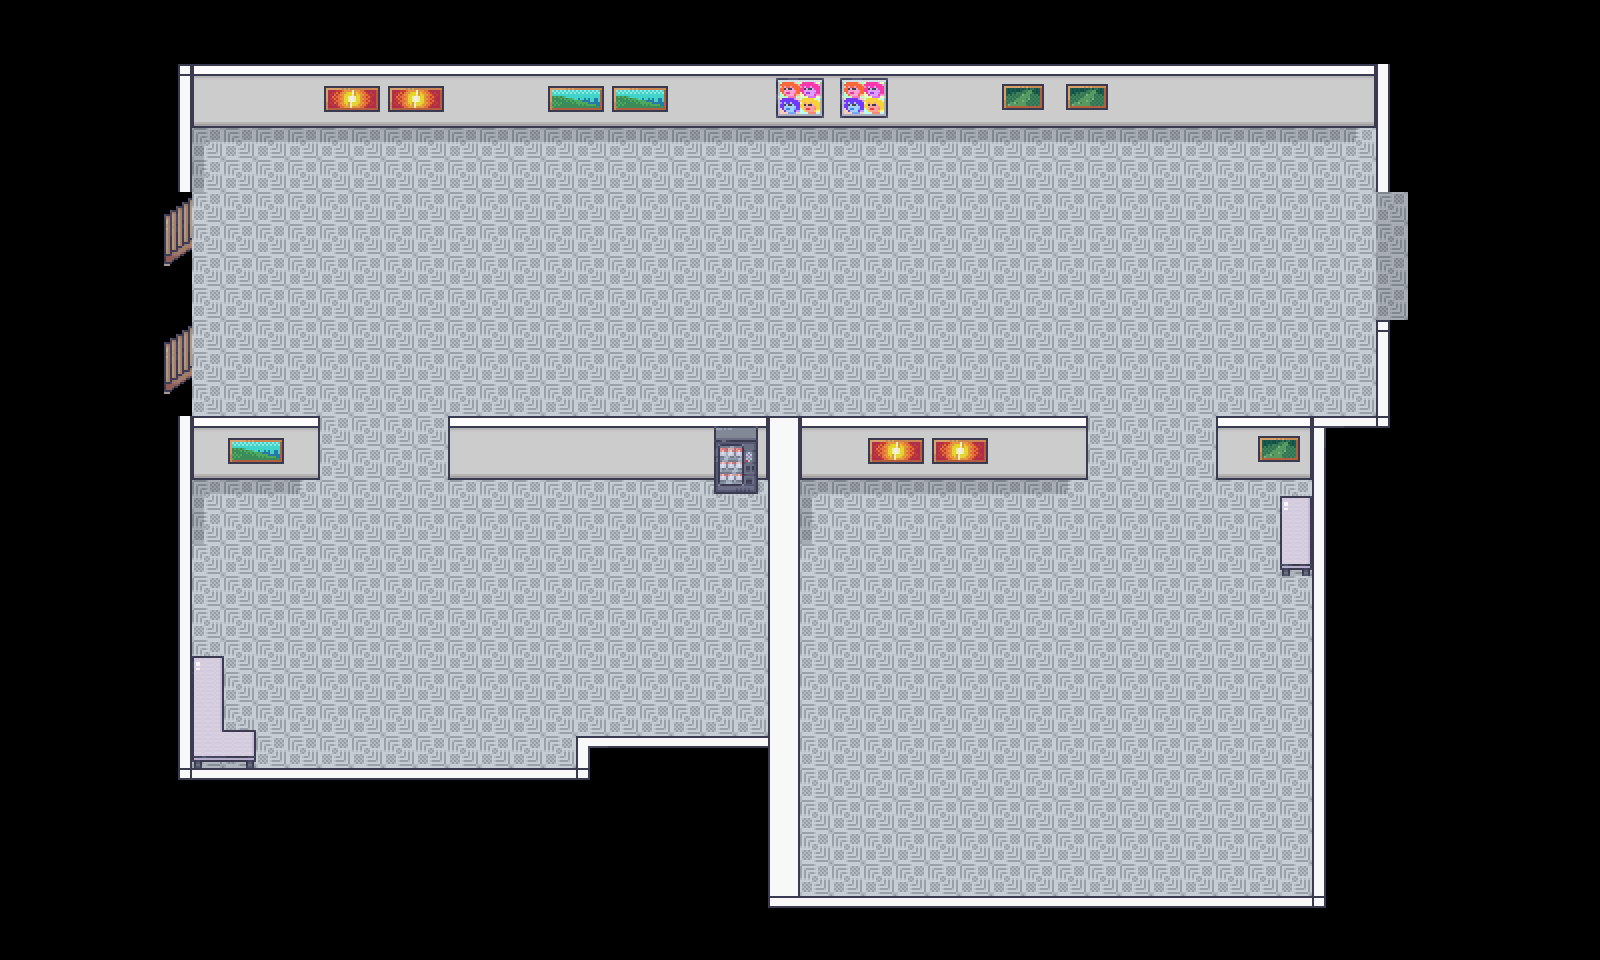

Tiled map render using the project's own tile images. Description and the map definition, with tile-layer contents summarised, below:
An orthogonal 50x30 tile map with 32x32 px tiles, 6 tile layers (Ground, vendingmachine, chair, table, ...), 9 tilesets.

<map version="1.0" orientation="orthogonal" renderorder="right-down" width="50" height="30" tilewidth="32" tileheight="32" nextobjectid="1">
 <tileset firstgid="1" name="Basement" tilewidth="32" tileheight="32" tilecount="800" columns="16">
  <image source="assets/Basement.png" width="512" height="1600" />
 </tileset>
 <tileset firstgid="801" name="chair" tilewidth="32" tileheight="32" tilecount="46" columns="1">
  <image source="assets/chair.png" width="32" height="1472" />
 </tileset>
 <tileset firstgid="847" name="computer" tilewidth="32" tileheight="32" tilecount="30" columns="15">
  <image source="assets/computer.png" width="480" height="64" />
 </tileset>
 <tileset firstgid="877" name="Classroom_and_library" tilewidth="32" tileheight="32" tilecount="544" columns="16">
  <image source="assets/Classroom_and_library.png" width="512" height="1088" />
 </tileset>
 <tileset firstgid="1421" name="Generic" tilewidth="32" tileheight="32" tilecount="1248" columns="16">
  <image source="assets/Generic.png" width="512" height="2496" />
 </tileset>
 <tileset firstgid="2669" name="Modern_Office_Black_Shadow" tilewidth="32" tileheight="32" tilecount="848" columns="16">
  <image source="assets/Modern_Office_Black_Shadow.png" width="512" height="1696" />
 </tileset>
 <tileset firstgid="3517" name="vendingmachine" tilewidth="32" tileheight="32" tilecount="2" columns="1">
  <image source="assets/vendingmachine.png" width="48" height="72" />
 </tileset>
 <tileset firstgid="3519" name="whiteboard" tilewidth="32" tileheight="32" tilecount="12" columns="2">
  <image source="assets/whiteboard.png" width="64" height="192" />
 </tileset>
 <tileset firstgid="3531" name="FloorAndGround" tilewidth="32" tileheight="32" tilecount="2560" columns="64">
  <image source="assets/FloorAndGround.png" width="2048" height="1280" />
 </tileset>
 <layer name="Ground" width="50" height="30">
  <data>[1500 cells, 941 non-empty, 28 distinct tile ids]</data>
 </layer>
 <layer name="vendingmachine" width="50" height="30">
  <data>[1500 cells, 38 non-empty, 22 distinct tile ids]</data>
 </layer>
 <layer name="chair" width="50" height="30">
  <data>[1500 cells, 9 non-empty, 7 distinct tile ids]</data>
 </layer>
 <layer name="table" width="50" height="30">
  <data>[1500 cells, 0 non-empty, 0 distinct tile ids]</data>
 </layer>
 <layer name="pictures" width="50" height="30">
  <data>[1500 cells, 16 non-empty, 8 distinct tile ids]</data>
 </layer>
 <layer name="arrows" width="50" height="30">
  <data>[1500 cells, 0 non-empty, 0 distinct tile ids]</data>
 </layer>
</map>
